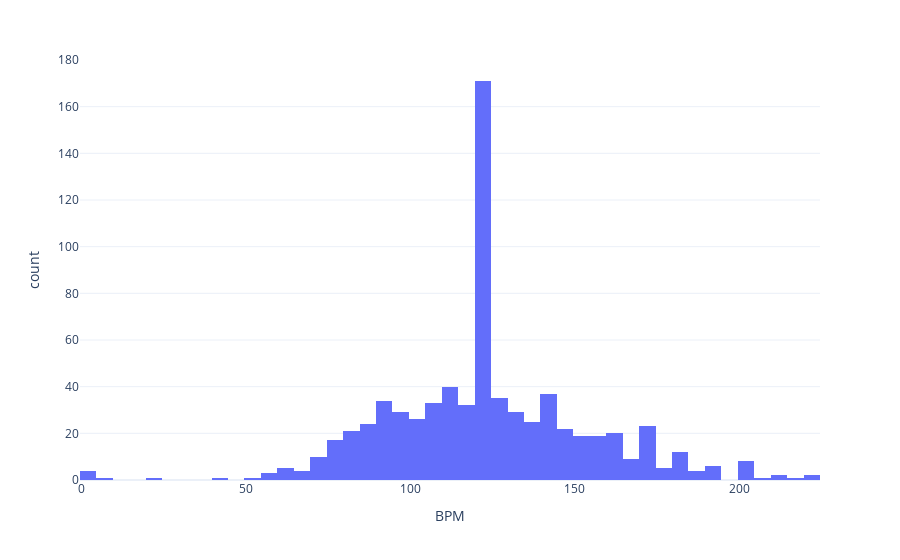

The code cell stored with this chart in its notebook:
### Markdown cell above
People working less (1-3 hours) turn to listen to music more that those who work more.

### Code cell
music >> call(px.histogram, x="bpm", data_frame=_,
labels={"bpm": "BPM"})

### Figure 1 — Plotly figure (JSON) as saved in the notebook; plotly's stock layout.template omitted (floating-point values rounded to 4 significant figures; data arrays with more than 128 entries replaced by an {"elided": "..."} marker saying what was removed)
{"data": [{"alignmentgroup": "True", "bingroup": "x", "hovertemplate": "BPM=%{x}<br>count=%{y}<extra></extra>", "legendgroup": "", "marker": {"color": "#636efa", "pattern": {"shape": ""}}, "name": "", "offsetgroup": "", "orientation": "v", "showlegend": false, "type": "histogram", "x": {"elided": "736 int values"}, "xaxis": "x", "yaxis": "y"}], "layout": {"barmode": "relative", "legend": {"tracegroupgap": 0}, "margin": {"t": 60}, "xaxis": {"anchor": "y", "domain": [0, 1], "title": {"text": "BPM"}}, "yaxis": {"anchor": "x", "domain": [0, 1], "title": {"text": "count"}}}}
